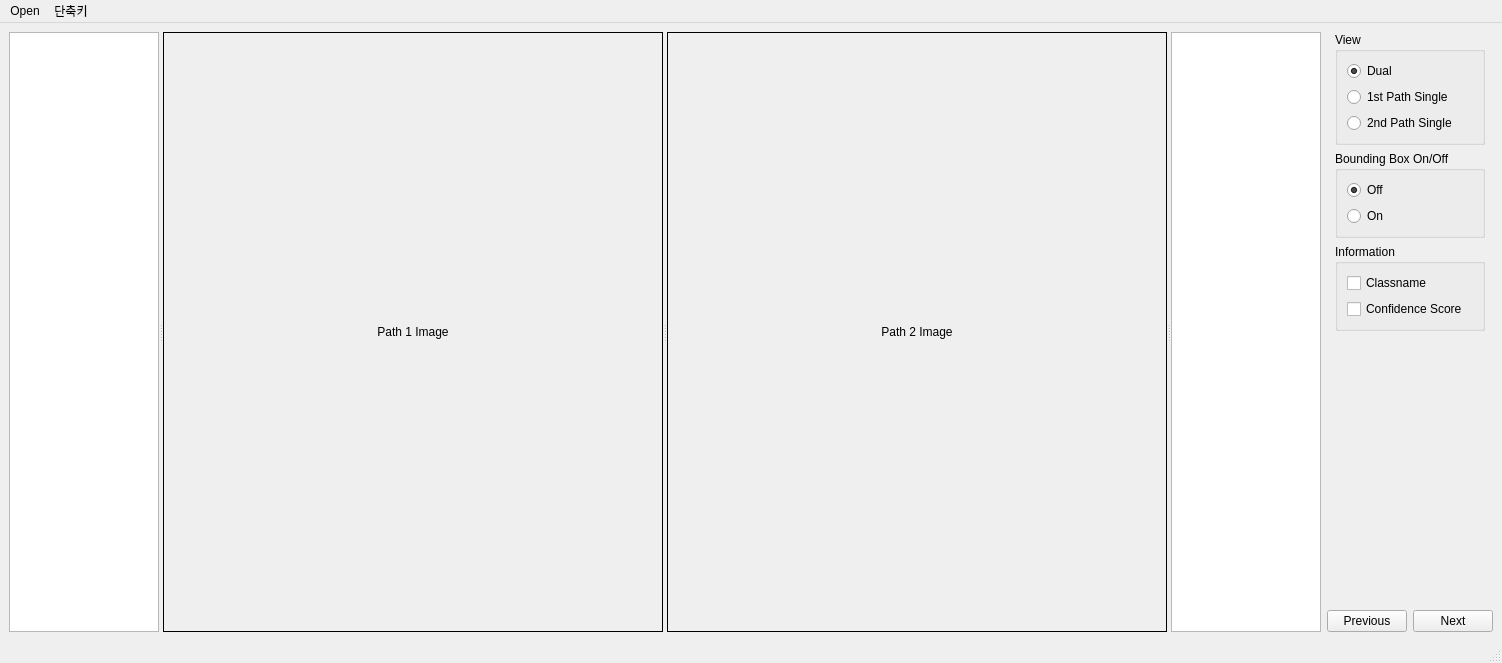
<?xml version="1.0" encoding="UTF-8"?>
<ui version="4.0">
 <class>MainWindow_ImageView</class>
 <widget class="QMainWindow" name="MainWindow_ImageView">
  <property name="geometry">
   <rect>
    <x>0</x>
    <y>0</y>
    <width>1502</width>
    <height>661</height>
   </rect>
  </property>
  <property name="minimumSize">
   <size>
    <width>1410</width>
    <height>0</height>
   </size>
  </property>
  <property name="windowTitle">
   <string>MainWindow</string>
  </property>
  <widget class="QWidget" name="centralwidget">
   <layout class="QGridLayout" name="gridLayout_3">
    <item row="0" column="0">
     <widget class="QSplitter" name="splitter">
      <property name="orientation">
       <enum>Qt::Horizontal</enum>
      </property>
      <widget class="QTableWidget" name="tableWidget_Path1_FileList">
       <property name="minimumSize">
        <size>
         <width>150</width>
         <height>0</height>
        </size>
       </property>
       <property name="maximumSize">
        <size>
         <width>16777215</width>
         <height>16777215</height>
        </size>
       </property>
       <property name="focusPolicy">
        <enum>Qt::NoFocus</enum>
       </property>
       <property name="editTriggers">
        <set>QAbstractItemView::NoEditTriggers</set>
       </property>
       <property name="tabKeyNavigation">
        <bool>false</bool>
       </property>
       <property name="showDropIndicator" stdset="0">
        <bool>true</bool>
       </property>
       <property name="dragDropOverwriteMode">
        <bool>false</bool>
       </property>
       <property name="selectionMode">
        <enum>QAbstractItemView::SingleSelection</enum>
       </property>
       <property name="selectionBehavior">
        <enum>QAbstractItemView::SelectRows</enum>
       </property>
       <attribute name="horizontalHeaderVisible">
        <bool>true</bool>
       </attribute>
       <attribute name="horizontalHeaderStretchLastSection">
        <bool>true</bool>
       </attribute>
      </widget>
      <widget class="QLabel" name="label_ImageView_1">
       <property name="sizePolicy">
        <sizepolicy hsizetype="Preferred" vsizetype="Preferred">
         <horstretch>0</horstretch>
         <verstretch>0</verstretch>
        </sizepolicy>
       </property>
       <property name="minimumSize">
        <size>
         <width>500</width>
         <height>600</height>
        </size>
       </property>
       <property name="styleSheet">
        <string notr="true">border: 1px solid black;
</string>
       </property>
       <property name="text">
        <string>Path 1 Image</string>
       </property>
       <property name="alignment">
        <set>Qt::AlignCenter</set>
       </property>
      </widget>
      <widget class="QLabel" name="label_ImageView_2">
       <property name="sizePolicy">
        <sizepolicy hsizetype="Preferred" vsizetype="Preferred">
         <horstretch>0</horstretch>
         <verstretch>0</verstretch>
        </sizepolicy>
       </property>
       <property name="minimumSize">
        <size>
         <width>500</width>
         <height>600</height>
        </size>
       </property>
       <property name="styleSheet">
        <string notr="true">border: 1px solid black;
</string>
       </property>
       <property name="text">
        <string>Path 2 Image</string>
       </property>
       <property name="alignment">
        <set>Qt::AlignCenter</set>
       </property>
      </widget>
      <widget class="QTableWidget" name="tableWidget_Path2_FileList">
       <property name="minimumSize">
        <size>
         <width>150</width>
         <height>0</height>
        </size>
       </property>
       <property name="editTriggers">
        <set>QAbstractItemView::NoEditTriggers</set>
       </property>
       <property name="tabKeyNavigation">
        <bool>false</bool>
       </property>
       <property name="dragDropOverwriteMode">
        <bool>false</bool>
       </property>
       <property name="selectionMode">
        <enum>QAbstractItemView::SingleSelection</enum>
       </property>
       <property name="selectionBehavior">
        <enum>QAbstractItemView::SelectRows</enum>
       </property>
       <attribute name="horizontalHeaderStretchLastSection">
        <bool>true</bool>
       </attribute>
      </widget>
     </widget>
    </item>
    <item row="0" column="1">
     <layout class="QGridLayout" name="gridLayout_2">
      <item row="0" column="0">
       <layout class="QGridLayout" name="gridLayout">
        <item row="3" column="0">
         <widget class="QGroupBox" name="VGroupBox_BboxOnOff">
          <property name="sizePolicy">
           <sizepolicy hsizetype="Fixed" vsizetype="Preferred">
            <horstretch>0</horstretch>
            <verstretch>0</verstretch>
           </sizepolicy>
          </property>
          <property name="maximumSize">
           <size>
            <width>150</width>
            <height>16777215</height>
           </size>
          </property>
          <property name="title">
           <string>Bounding Box On/Off</string>
          </property>
          <layout class="QVBoxLayout" name="verticalLayout_2">
           <item>
            <widget class="QRadioButton" name="rBtn_BboxOff">
             <property name="text">
              <string>Off</string>
             </property>
             <property name="checked">
              <bool>true</bool>
             </property>
            </widget>
           </item>
           <item>
            <widget class="QRadioButton" name="rBtn_BboxOn">
             <property name="text">
              <string>On</string>
             </property>
            </widget>
           </item>
          </layout>
         </widget>
        </item>
        <item row="4" column="0">
         <widget class="QGroupBox" name="VGroupBox_Info">
          <property name="sizePolicy">
           <sizepolicy hsizetype="Fixed" vsizetype="Preferred">
            <horstretch>0</horstretch>
            <verstretch>0</verstretch>
           </sizepolicy>
          </property>
          <property name="maximumSize">
           <size>
            <width>150</width>
            <height>16777215</height>
           </size>
          </property>
          <property name="title">
           <string>Information</string>
          </property>
          <layout class="QVBoxLayout" name="verticalLayout_3">
           <item>
            <widget class="QCheckBox" name="cBox_classname">
             <property name="text">
              <string>Classname</string>
             </property>
            </widget>
           </item>
           <item>
            <widget class="QCheckBox" name="cBox_score">
             <property name="text">
              <string>Confidence Score</string>
             </property>
            </widget>
           </item>
          </layout>
         </widget>
        </item>
        <item row="0" column="0">
         <widget class="QGroupBox" name="VGroupBox_View">
          <property name="sizePolicy">
           <sizepolicy hsizetype="Fixed" vsizetype="Preferred">
            <horstretch>0</horstretch>
            <verstretch>0</verstretch>
           </sizepolicy>
          </property>
          <property name="maximumSize">
           <size>
            <width>150</width>
            <height>16777215</height>
           </size>
          </property>
          <property name="title">
           <string>View</string>
          </property>
          <layout class="QVBoxLayout" name="verticalLayout_5">
           <item>
            <widget class="QRadioButton" name="rBtn_Dual">
             <property name="toolTip">
              <string/>
             </property>
             <property name="text">
              <string>Dual</string>
             </property>
             <property name="checked">
              <bool>true</bool>
             </property>
            </widget>
           </item>
           <item>
            <widget class="QRadioButton" name="rBtn_1stPath">
             <property name="text">
              <string>1st Path Single</string>
             </property>
            </widget>
           </item>
           <item>
            <widget class="QRadioButton" name="rBtn_2ndPath">
             <property name="text">
              <string>2nd Path Single</string>
             </property>
            </widget>
           </item>
          </layout>
         </widget>
        </item>
       </layout>
      </item>
      <item row="1" column="0">
       <spacer name="verticalSpacer">
        <property name="orientation">
         <enum>Qt::Vertical</enum>
        </property>
        <property name="sizeHint" stdset="0">
         <size>
          <width>17</width>
          <height>414</height>
         </size>
        </property>
       </spacer>
      </item>
      <item row="2" column="0">
       <layout class="QHBoxLayout" name="horizontalLayout_2">
        <item>
         <widget class="QPushButton" name="pushButton">
          <property name="toolTip">
           <string/>
          </property>
          <property name="text">
           <string>Previous</string>
          </property>
         </widget>
        </item>
        <item>
         <widget class="QPushButton" name="pushButton_2">
          <property name="text">
           <string>Next</string>
          </property>
         </widget>
        </item>
       </layout>
      </item>
     </layout>
    </item>
   </layout>
  </widget>
  <widget class="QMenuBar" name="menubar">
   <property name="geometry">
    <rect>
     <x>0</x>
     <y>0</y>
     <width>1502</width>
     <height>22</height>
    </rect>
   </property>
   <widget class="QMenu" name="menuOpen">
    <property name="title">
     <string>Open</string>
    </property>
    <widget class="QMenu" name="menu1st_Image">
     <property name="title">
      <string>1st Path</string>
     </property>
     <addaction name="action1st_GT"/>
     <addaction name="separator"/>
     <addaction name="action1st_Image_2"/>
    </widget>
    <widget class="QMenu" name="menu2nd_Path">
     <property name="title">
      <string>2nd Path</string>
     </property>
     <addaction name="action2nd_GT"/>
     <addaction name="separator"/>
     <addaction name="action2nd_Image_2"/>
    </widget>
    <addaction name="menu1st_Image"/>
    <addaction name="separator"/>
    <addaction name="menu2nd_Path"/>
    <addaction name="separator"/>
    <addaction name="actionOutput_Path"/>
   </widget>
   <widget class="QMenu" name="menu">
    <property name="title">
     <string>단축키</string>
    </property>
   </widget>
   <addaction name="menuOpen"/>
   <addaction name="menu"/>
  </widget>
  <widget class="QStatusBar" name="statusbar">
   <property name="toolTip">
    <string/>
   </property>
   <property name="statusTip">
    <string>Status Bar</string>
   </property>
  </widget>
  <action name="action1st_GT">
   <property name="text">
    <string>GT</string>
   </property>
  </action>
  <action name="action1st_Image_2">
   <property name="text">
    <string>Image</string>
   </property>
  </action>
  <action name="action2nd_GT">
   <property name="text">
    <string>GT</string>
   </property>
  </action>
  <action name="action2nd_Image_2">
   <property name="text">
    <string>Image</string>
   </property>
  </action>
  <action name="actionasd">
   <property name="text">
    <string>asd</string>
   </property>
  </action>
  <action name="actionOutput_Path">
   <property name="text">
    <string>Output Path</string>
   </property>
  </action>
 </widget>
 <resources/>
 <connections/>
</ui>
